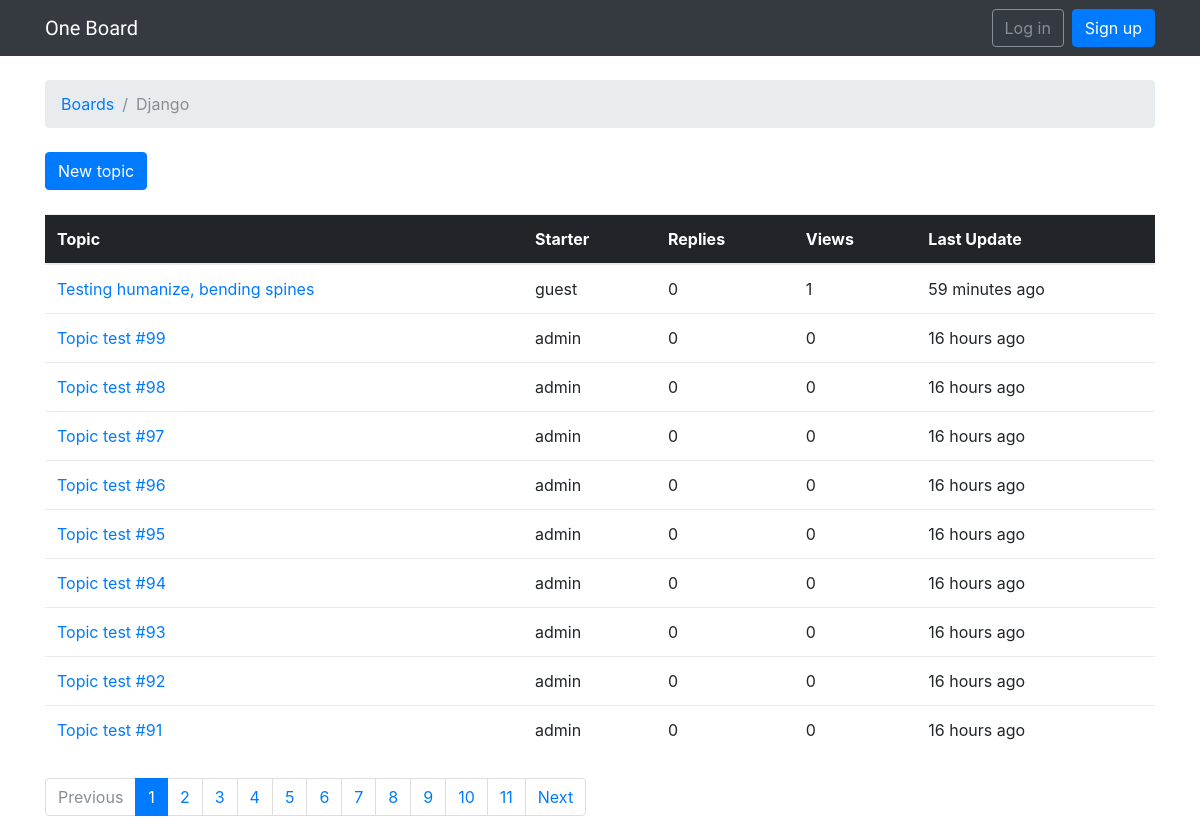
The app's page /boards/1/, older data.
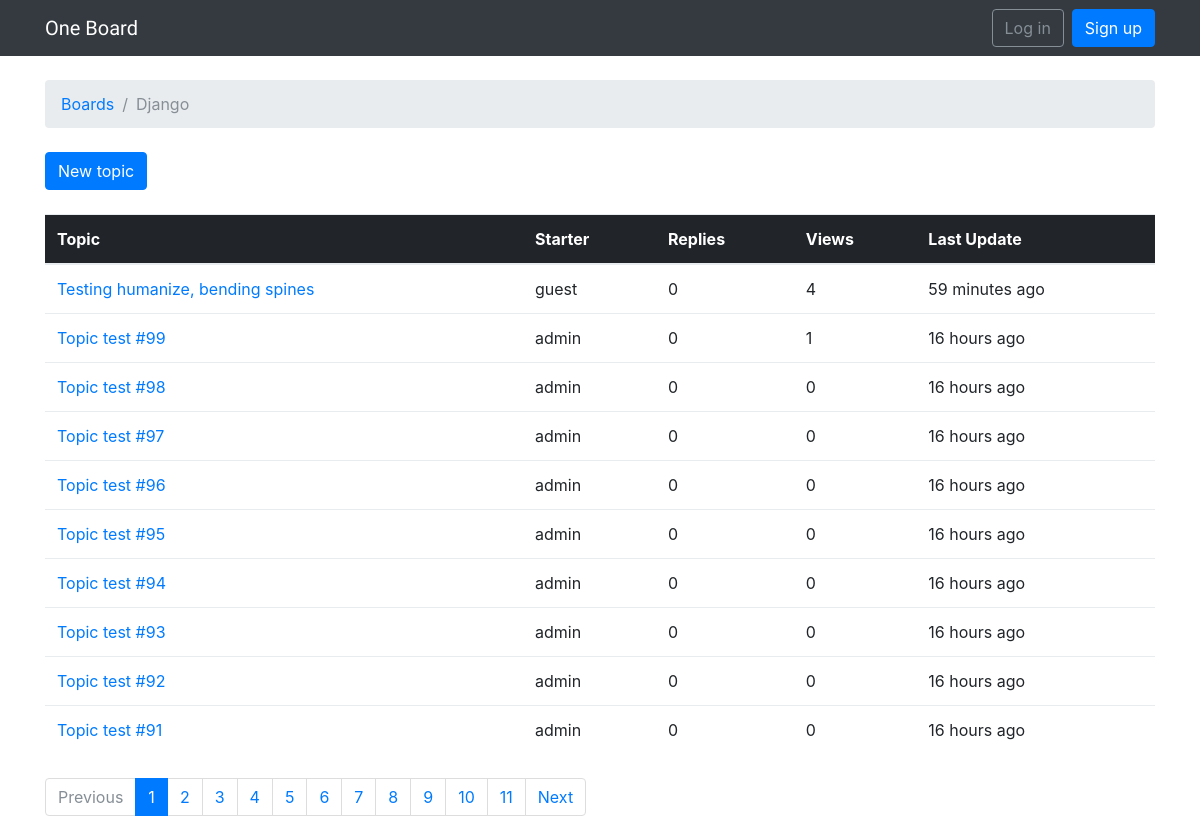
The same page, newer data.
### boards/models.py (models this page shows, shortened)
class Topic(models.Model):
    subject = models.CharField(max_length=255)
    last_updated = models.DateTimeField(auto_now_add=True)
    board = models.ForeignKey(Board, related_name='topics')
    starter = models.ForeignKey(User, related_name='topics')
    views = models.PositiveIntegerField(default=0)

### boards/views.py (the view)
# urls.py: url(r'^boards/(?P<pk>\d+)/$', views.TopicListView.as_view(), name='board_topics'),
class TopicListView(ListView):
    model = Topic
    context_object_name = 'topics'
    template_name = 'topics.html'
    paginate_by = 10
    def get_context_data(self, **kwargs):
        kwargs['board'] = self.board
        return super().get_context_data(**kwargs)
    def get_queryset(self):
        self.board = get_object_or_404(Board, pk=self.kwargs.get('pk'))
        queryset = self.board.topics.order_by('-last_updated').annotate(replies=Count('posts') - 1)
        return queryset

### templates/topics.html (shortened to what this page needs)
{% extends 'base.html' %}
{% load humanize %}
{% block breadcrumb %}
  <li class="breadcrumb-item"><a href="{% url 'home' %}">Boards</a></li>
  <li class="breadcrumb-item active">{{ board.name }}</li>
{% endblock %}
{% block content %}
  <div class="mb-4">
    <a href="{% url 'new_topic' board.pk %}" class="btn btn-primary">New topic</a>
  </div>
  <table class="table mb-4">
    <thead class="thead-inverse">
      <tr>
        <th>Topic</th>
        <th>Starter</th>
        <th>Replies</th>
        <th>Views</th>
        <th>Last Update</th>
      </tr>
    </thead>
    <tbody>
      {% for topic in topics %}
        <tr>
          <td><a href="{% url 'topic_posts' board.pk topic.pk %}">{{ topic.subject }}</a></td>
          <td>{{ topic.starter.username }}</td>
          <td>{{ topic.replies }}</td>
          <td>{{ topic.views }}</td>
          <td>{{ topic.last_updated|naturaltime }}</td>
        </tr>
      {% endfor %}
    </tbody>
  </table>
  {% include 'includes/pagination.html' %}
{% endblock %}

Row changes from the older to the newer data that the page shows:
changed Topic "Testing humanize, bending spines": views "1" → "4"
changed Topic "Topic test #99": views "0" → "1"
